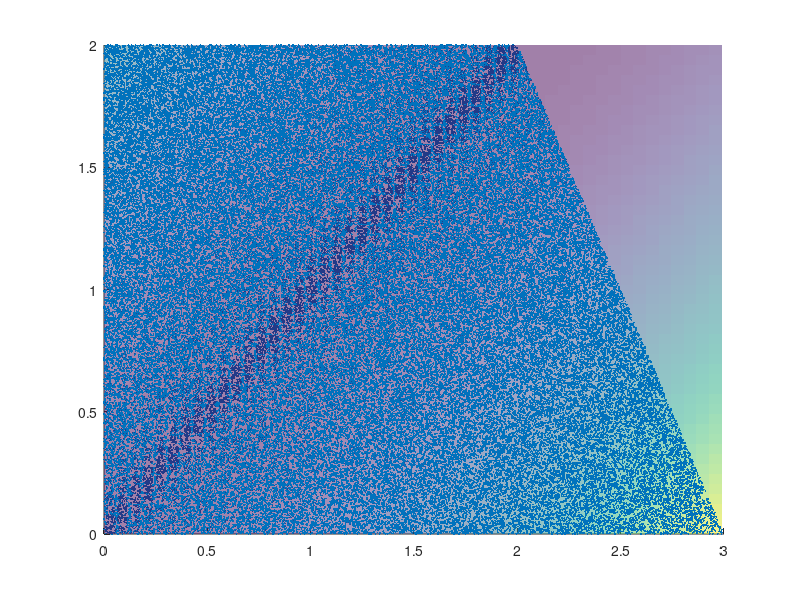

MATLAB code to generate this figure: (Note: this script raises an error after producing the figure.)
clear, clc
format shortG

seed = 142;
rng(seed);


iterations = 100000;
x_1 = 0;
x_2 = @(y) (6-y) / 2;
y_1 = 0;
y_2 = 2;

f = @(x,y) (x-y).^2;
y_int = (y_2 - y_1) .* rand(iterations, 1) + y_1;
x_int = ((x_2(y_int)) - x_1) .* rand(iterations, 1) + x_1;

fv = f(x_int, y_int);

% Volumen MC
Vhp = (mean(x_2(y_int)) - x_1)*(y_2 - y_1);
V_mc = Vhp.*(sum(fv)/iterations);
%V_num = integral2(f, r_lim(1), r_lim(2), theta_lim(1), theta_lim(2));
% err = (abs(V_mc - V_num) / V_num) * 100

%Plot
figure;
hold on;
scatter3(x_int, y_int, fv, 2, 'blue', 'filled')
[X,Y] = meshgrid(linspace(min(x_int), max(x_int),50), linspace(y_1, y_2, 50));
Z = f(X,Y);
surf(X, Y, Z, 'FaceAlpha', 0.5, 'EdgeColor', 'none')
colormap(parula); % Profesional colormap
colorbar; % Colorbar
% pcolor(X, Y, Z);
shading interp;
xlabel('x')
ylabel('y')
zlabel('z')
view(45,20)
title('Volumen de la función con Montecarlo');
grid on;
